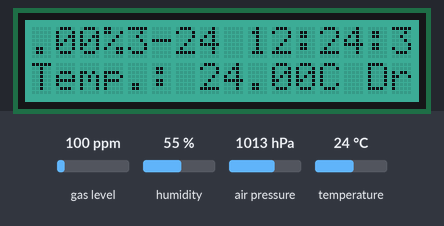
Simulated run of this sketch. Board: Arduino MKR. Parts: 16×2 character LCD. The test bench sets the inputs (shaded band); at power-on: gas level 100 ppm, humidity 55 %, air pressure 1013 hPa, temperature 24 °C. WiFi joins after 1.5 s; servers stay silent unless stated; the local clock reads 2024-03-15 10:24:30 at power-on unless the sketch sets it; not simulated (calls return 0 or success): arduino_secrets.h; what the sketch prints to the serial monitor is not drawn.

Above: at 7.95 s.
At 13.1 s:
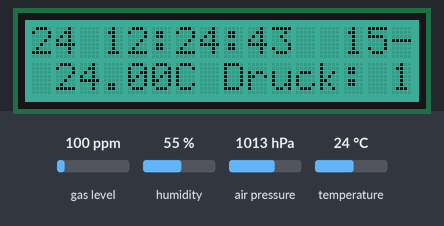
At 19.1 s:
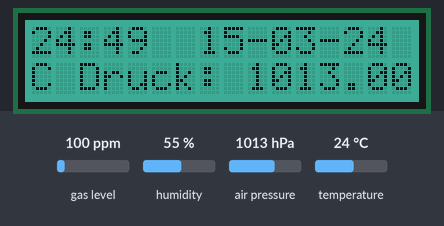
At 24.1 s:
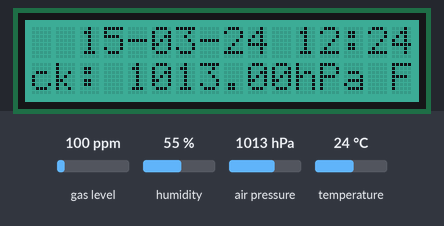
At 30.11 s:
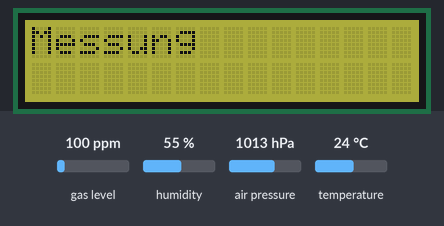
At 30.5 s:
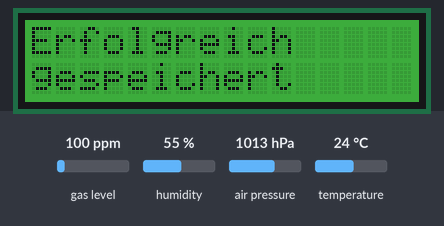

The sketch:

WeatherStation.ino
```cpp
#include <WiFiNINA.h>
#include <RTCZero.h>
#include <Wire.h>
#include "rgb_lcd.h"
#include <Adafruit_Sensor.h>
#include "Adafruit_BME680.h"

#include "arduino_secrets.h"

// lcd
rgb_lcd lcd;
const int colorR = 0;
const int colorG = 150;
const int colorB = 120;
int lcdPositionHorizontal = 0;

// weather data settings
#define BME_SCK 13
#define BME_MISO 12
#define BME_MOSI 11
#define BME_CS 10
String currentWeatherText = "";

#define SEALEVELPRESSURE_HPA (1013.25)

Adafruit_BME680 bme; // I2C

// wifi settings, TODO put this in secrets
char ssid[] = SECRET_SSID;  // wifi network
char pass[] = SECRET_PASS;  // wifi password
int wifiConnectionTries = 0;
int wifiConnectionMaxTries = 4;

// time settings
const int GMT = 2; //time zone
const int myClock = 24;  // 4 clock
const int dateOrder = 1;  // 1 = MDY; 0 = DMY

int counter = 0;
// end settings

RTCZero rtc; // create instance of real time clock
int status = WL_IDLE_STATUS;
int myhours, mins, secs, myday, mymonth, myyear;
bool IsPM = false;

// for HTTP request
WiFiSSLClient client;
char server[] = "www.sarabilling.bplaced.net";

String servername = SECRET_SERVERNAME;
String username = SECRET_USERNAME;
String password = SECRET_PASSWORD;
String database = SECRET_DATABASE;

// lcd scrolling
int scrollCount = 0;
bool isScrollingLeft = true;

void setup() {
  Serial.begin(115200);
  while ( status != WL_CONNECTED && wifiConnectionTries < wifiConnectionMaxTries) {
    Serial.print("Attempting to connect to SSID: ");
    Serial.println(ssid);
    status = WiFi.begin(ssid, pass);

    lcd.begin(16, 2);
    lcd.setRGB(colorR, colorG, colorB);

    wifiConnectionTries++;
  }
  delay(6000);

  if (wifiConnectionTries == wifiConnectionMaxTries) {
    lcd.print("Error");
    lcd.setCursor (0, 1);
    lcd.print("WiFi Connection");
    return;
  }

  rtc.begin();
  setRTC();  // get Epoch time from Internet Time Service
  fixTimeZone();

  if (!bme.begin()) {
    Serial.println(F("Could not find a valid BME680 sensor, check wiring!"));
    while (1);
  }

  // Set up oversampling and filter initialization
  bme.setTemperatureOversampling(BME680_OS_8X);
  bme.setHumidityOversampling(BME680_OS_2X);
  bme.setPressureOversampling(BME680_OS_4X);
  bme.setIIRFilterSize(BME680_FILTER_SIZE_3);
  bme.setGasHeater(320, 150); // 320*C for 150 ms

  getWeatherData(false);
}

// LOOP
void loop() {
  if (wifiConnectionTries == wifiConnectionMaxTries) {
    return;
  }

  secs = rtc.getSeconds();
  if (secs == 0) {
    fixTimeZone(); // when secs is 0, update everything and correct for time zone
    // otherwise everything else stays the same.
  }

  int dataSaved = 0;
  if (secs % 30 == 0) {
    lcd.clear();
    lcd.setCursor(0, 0);
    lcd.setRGB(150, 150, 0);
    lcd.print("Messung");
    dataSaved = getWeatherData(true);
    lcd.clear();

    // set scrolling back
    scrollCount = 0;
    isScrollingLeft = true;
  }

  if (dataSaved > 0) {
    counter = 100;
  }

  if (dataSaved == 1) {
    lcd.setRGB(0, 150, 0);
    lcd.print("Erfolgreich");
    lcd.setCursor(0, 1);
    lcd.print("gespeichert");

    delay(1000);
  }
  else if (dataSaved == 2) {
    lcd.setRGB(150, 0, 0);
    lcd.print("Fehler beim");
    lcd.setCursor(0, 1);
    lcd.print("Speichern");
    delay(1000);
  }


  if (dataSaved > 0) {
    lcd.clear();
  }
  else {
    lcd.setRGB(colorR, colorG, colorB);
    lcd.setCursor(0, 0);
    printDate();
    printTime();
    lcdPrintDateAndTime();

    lcd.setCursor(0, 1);
    lcd.print(currentWeatherText);

    Serial.println();
    while (secs == rtc.getSeconds())delay(10); // wait until seconds change
    if (mins == 59 && secs == 0) setRTC(); // get NTP time every hour at minute 59

    scroll();
  }
}

void scroll() {
  if (scrollCount < 24 && isScrollingLeft) {
    lcd.scrollDisplayLeft();
    scrollCount++;
  }
  else {
    isScrollingLeft = false;
    lcd.scrollDisplayRight();
    scrollCount--;
  }

  if (scrollCount == 0) {
    isScrollingLeft = true;
  }
}

void lcdPrintDateAndTime() {
  String timeText = getLcdTimeText(myyear, myday, mymonth, myhours, mins, secs, false, false);
  lcd.print(timeText + "  " + timeText);
}

void printDate()
{
  if (dateOrder == 0) {
    Serial.print(myday);
    Serial.print("/");
  }
  Serial.print(mymonth);
  Serial.print("/");
  if (dateOrder == 1) {
    Serial.print(myday);
    Serial.print("/");
  }
  Serial.print("20");
  Serial.print(myyear);
  Serial.print(" ");
}

void printTime()
{
  print2digits(myhours);
  Serial.print(":");
  print2digits(mins);
  Serial.print(":");
  print2digits(secs);
  if (myClock == 12) {
    if (IsPM) Serial.print("  PM");
    else Serial.print("  AM");
  }
  Serial.println();
}

void print2digits(int number) {
  if (number < 10) {
    Serial.print("0");
  }
  Serial.print(number);
}

void setRTC() { // get the time from Internet Time Service
  unsigned long epoch;
  int numberOfTries = 0, maxTries = 6;
  do {
    epoch = WiFi.getTime(); // The RTC is set to GMT or 0 Time Zone and stays at GMT.
    numberOfTries++;
  }
  while ((epoch == 0) && (numberOfTries < maxTries));

  if (numberOfTries == maxTries) {
    Serial.print("Internet Time Service not avaialble");
    lcd.print("Internet Time Service");
    lcd.setCursor(0, 1);
    lcd.print("not available");
    while (1);  // hang
  }
  else {
    Serial.print("Epoch Time = ");
    Serial.println(epoch);
    rtc.setEpoch(epoch);
    Serial.println();
  }
}

/* There is more to adjusting for time zone that just changing the hour.
   Sometimes it changes the day, which sometimes chnages the month, which
   requires knowing how many days are in each month, which is different
   in leap years, and on Near Year's Eve, it can even change the year! */
void fixTimeZone() {
  int daysMon[13] = {0, 31, 28, 31, 30, 31, 30, 31, 31, 30, 31, 30, 31};
  if (myyear % 4 == 0) daysMon[2] = 29; // fix for leap year
  myhours = rtc.getHours();
  mins = rtc.getMinutes();
  myday = rtc.getDay();
  mymonth = rtc.getMonth();
  myyear = rtc.getYear();
  myhours +=  GMT; // initial time zone change is here
  if (myhours < 0) {  // if hours rolls negative
    myhours += 24; // keep in range of 0-23
    myday--;  // fix the day
    if (myday < 1) {  // fix the month if necessary
      mymonth--;
      if (mymonth == 0) mymonth = 12;
      myday = daysMon[mymonth];
      if (mymonth == 12) myyear--; // fix the year if necessary
    }
  }
  if (myhours > 23) {  // if hours rolls over 23
    myhours -= 24; // keep in range of 0-23
    myday++; // fix the day
    if (myday > daysMon[mymonth]) {  // fix the month if necessary
      mymonth++;
      if (mymonth > 12) mymonth = 1;
      myday = 1;
      if (mymonth == 1)myyear++; // fix the year if necessary
    }
  }
  if (myClock == 12) {  // this is for 12 hour clock
    IsPM = false;
    if (myhours > 11)IsPM = true;
    myhours = myhours % 12; // convert to 12 hour clock
    if (myhours == 0) myhours = 12;  // show noon or midnight as 12
  }
}

// for now without year, because display is not big enough
String getLcdTimeText(int year, int day, int month, int hour, int min, int second, bool forDb, bool getDate) {
  String dayString = getDoubleDigitString(day);
  String monthString = getDoubleDigitString(month);
  String yearString = getDoubleDigitString(year);
  String hourString = getDoubleDigitString(hour);
  String minString = getDoubleDigitString(min);
  String secString = getDoubleDigitString(second);

  if (!forDb) {
    return  dayString + "-" + monthString + "-" + yearString + " " + hourString + ":" + minString + ":" + secString;
  }

  if (getDate) {
    return  yearString + "-" + monthString + "-" + dayString;
  }
  return  hourString + ":" + minString + ":" + secString;
}

String getDoubleDigitString(int digit) {
  String digitString = String(digit);
  if (digit < 10) {
    digitString = "0" + digitString;
  }

  return digitString;
}

int getWeatherData(bool save) {
  // Tell BME680 to begin measurement.
  unsigned long endTime = bme.beginReading();
  if (endTime == 0) {
    return 0;
  }

  // Obtain measurement results from BME680. Note that this operation isn't
  // instantaneous even if milli() >= endTime due to I2C/SPI latency.
  if (!bme.endReading()) {
    return 0;
  }

  String temp = String(bme.temperature);
  String pressure = String(bme.pressure / 100);
  String humidity = String(bme.humidity);

  currentWeatherText = getLcdWeatherText(temp, pressure, humidity);

  if (save) {
    return saveWeatherData(temp, pressure, humidity);
  }
}

String getLcdWeatherText(String temp, String pressure, String humidity) {
  return "Temp.: " + temp + "C Druck: " + pressure + "hPa Feu.: " + humidity + "%";
}

// 1 = saved, 2 = error
int saveWeatherData(String temp, String pressure, String humidity) {
  lcd.clear();
  lcd.print("Datenspeicherung");

  if (client.connect(server, 443)) {
    Serial.println("connected to server");

    String date = getLcdTimeText(myyear, myday, mymonth, myhours, mins, secs, true, true);
    String currTime = getLcdTimeText(myyear, myday, mymonth, myhours, mins, secs, true, false);

    // Make a HTTP request:
    client.println("PUT /connect.php?servername=localhost&username=sarabilling&password=m242&database=sarabilling_m242&humidity=" + humidity + "&temperature=" + temp + "&pressure=" + pressure + "&date=" + date + "&time=" + currTime + " HTTP/1.1");
    client.println("Host: www.sarabilling.bplaced.net");
    client.println("Connection: close");
    client.println();

    return 1;
  }
  return 2;
}
```

Measured:
- what the display in image 1 shows lasts 0.9 s, from 13.1 s to 14.0 s
- what the display in image 3 shows lasts 1.0 s, from 24.0 s to 25.0 s
